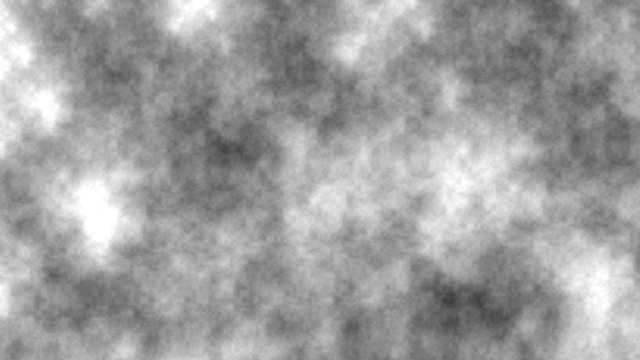
Frame 1 (no input)
Frame 2 (the mouse pressed at the canvas centre, redrawn once): identical to frame 1, image omitted

The Processing sketch that drew this single still picture (run headless with seeded random() and noise(); the mouse was pressed at the canvas centre and the sketch redrawn once):

// Processing sketch: exercise_8
// ── exercise_8.pde
float increment = 0.01;

void setup() {
  size(640, 360);
  noLoop();
}

void draw() {
  background(0);

  noiseDetail(8, 0.65f);

  loadPixels();

  float xoff = 0.0;
  for (int x = 0; x < width; x++) {
    float yoff = 0.0;
    for (int y = 0; y < height; y++) {
      float bright = map(noise(xoff, yoff), 0, 1, 0, 255);
      pixels[x+y*width] = color(bright);
      yoff += increment;
    }
    xoff += increment;
  }

  updatePixels();
}
